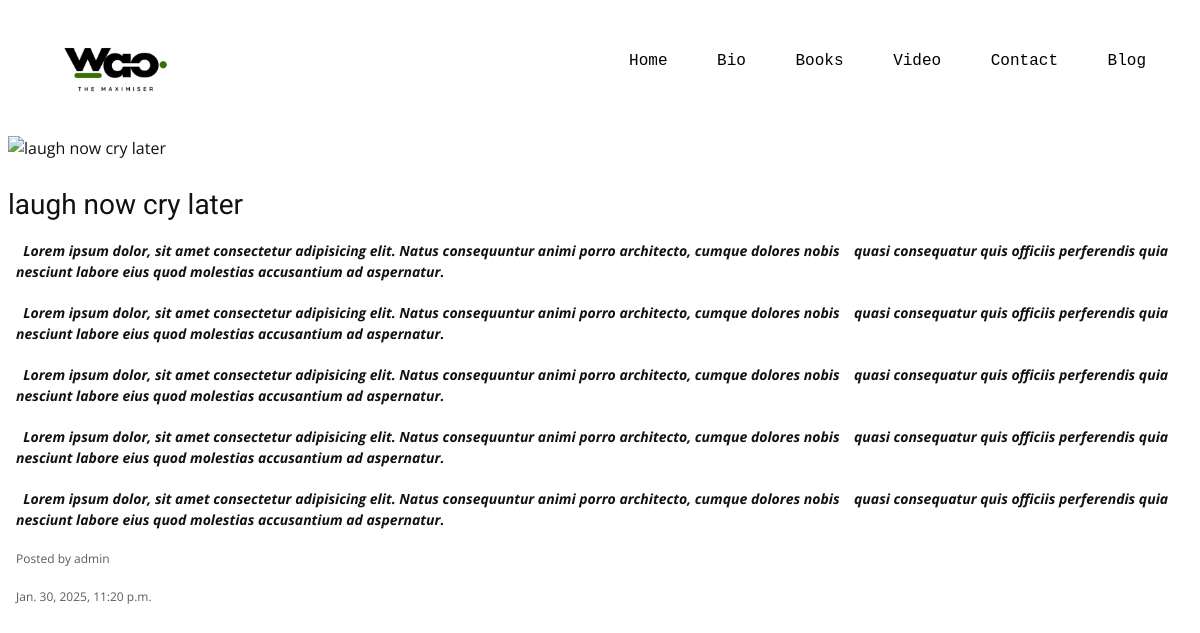
The app's page /blog/2/ with its own data.
### app/models.py (models this page shows, shortened)
class Blog(models.Model):
    title = models.CharField(max_length=100)
    content = RichTextField(blank=True,null=True)
    imgbb_url = models.URLField(blank=True)
    published_date = models.DateTimeField(auto_now_add=True)
    author = models.ForeignKey(User, on_delete=models.CASCADE)

### app/views.py (the view)
# urls.py: path('blog/<int:pk>/', views.blog_detail, name='blog_detail'),
def blog_detail(request, pk):
    post = get_object_or_404(Blog, pk=pk)
    return render(request, 'blog_detail.html', {'post': post})

### app/templates/blog_detail.html (shortened to what this page needs)
{% load static %}
<!DOCTYPE html>
<html style="font-size: 16px;" lang="en"><head>
    <link rel="stylesheet" href="{% static 'css/nicepage.css' %}" media="screen">
<link rel="stylesheet" href="{% static 'css/index.css' %}" media="screen">
<link href="https://cdn.jsdelivr.net/npm/bootstrap@5.3.0-alpha3/dist/css/bootstrap.min.css" rel="stylesheet">
  <meta data-intl-tel-input-cdn-path="intlTelInput/"></head>
  <body data-home-page="Home.html" data-home-page-title="Home" data-path-to-root="./" data-include-products="false" class="u-body u-overlap u-xl-mode" data-lang="en"><header class="u-clearfix u-header u-white u-header" id="sec-1e1a">
    <div class="u-clearfix u-sheet u-sheet-1">
        <a href="#" class="u-image u-logo u-image-1" data-image-width="500" data-image-height="500">
          <img src="{%  static 'images/waologo-removebg-preview.png' %}" class="u-logo-image u-logo-image-1">
        </a>
        <nav class="u-menu u-menu-one-level u-offcanvas u-menu-1">
          <div class="u-custom-menu u-nav-container">
            <ul class="u-custom-font u-font-courier-new u-nav u-unstyled u-nav-1"><li class="u-nav-item"><a class="u-button-style u-hover-palette-3-light-2 u-nav-link u-text-active-black u-text-black u-text-hover-black" href="{% url 'index' %}" style="padding: 10px 20px;">Home</a>
</li>
<li class="u-nav-item"><a class="u-button-style u-hover-palette-3-light-2 u-nav-link u-text-active-black u-text-black u-text-hover-black" href="{% url 'bio' %}" style="padding: 10px 20px;">Bio</a>
</li>
<li class="u-nav-item"><a class="u-button-style u-hover-palette-3-light-2 u-nav-link u-text-active-black u-text-black u-text-hover-black" href="{% url 'book' %}" style="padding: 10px 20px;">Books</a>
</li>
<li class="u-nav-item"><a class="u-button-style u-hover-palette-3-light-2 u-nav-link u-text-active-black u-text-black u-text-hover-black" href="{% url 'video' %}" style="padding: 10px 20px;">Video</a>
</li>
<li class="u-nav-item"><a class="u-button-style u-hover-palette-3-light-2 u-nav-link u-text-active-black u-text-black u-text-hover-black" href="{% url 'contact' %}" style="padding: 10px 20px;">Contact</a>
</li>
<li class="u-nav-item"><a class="u-button-style u-hover-palette-3-light-2 u-nav-link u-text-active-black u-text-black u-text-hover-black" href="{% url 'blog' %}" style="padding: 10px 20px;">Blog</a>
</li>
</ul>
          </div>
        </nav>
      </div>
    </header>
    <br><br><br><br><br>
    {% block content %}
    <div class="p-2 ">
      <div>
        <h1  style="font-size: 28px; font-weight: normal; margin-bottom: 10px;">{{ post.title }}</h1>
        <div class="post-content m-2" style="font-size: 14px; line-height: 1.5;">
          {{ post.content|safe }}
          <p class="card-text text-muted mt-3" style="font-size: 12px;">Posted by {{ post.author.username }}</p>
          <p class="text-muted" style="font-size: 12px;">{{ post.published_date }}</p>
        </div>
      </div>
    </div>
    {% endblock %}
</body>
</html>

### records on screen
Blog: title "laugh now cry later", content "Lorem ipsum dolor, sit amet consectetur adipisicing elit. Natus consequuntur animi porro architecto, cumque dolores nobis quasi consequatur quis officiis perferendis quia nesciunt labore eius quod molestias accusantium ad aspernatur. Lorem ipsum dolor, sit amet consectetur adipisicing elit. Natus consequuntur animi porro architecto, cumque dolores nobis quasi consequatur quis officiis perferendis quia nesciunt labore eius quod molestias accusantium ad aspernatur. Lorem ipsum dolor, sit amet consectetur adipisicing elit. Natus consequuntur animi porro architecto, cumque dolores nobis quasi consequatur quis officiis perferendis quia nesciunt labore eius quod molestias accusantium ad…", author.username "admin", published_date "Jan. 30, 2025, 11:20 p.m."
